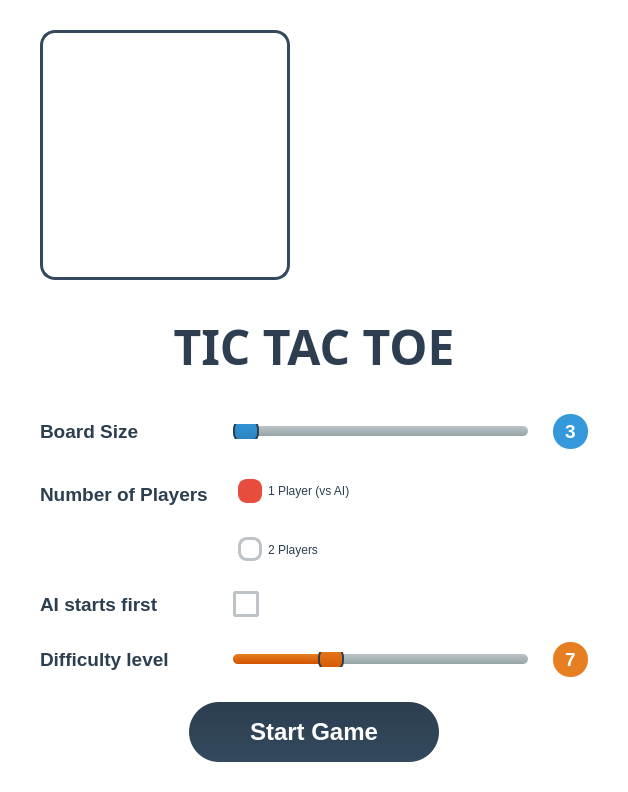
<?xml version="1.0" encoding="UTF-8"?>
<ui version="4.0">
 <class>TitleScreen</class>
 <widget class="QMainWindow" name="TitleScreen">
  <property name="geometry">
   <rect>
    <x>0</x>
    <y>0</y>
    <width>628</width>
    <height>792</height>
   </rect>
  </property>
  <property name="minimumSize">
   <size>
    <width>628</width>
    <height>792</height>
   </size>
  </property>
  <property name="maximumSize">
   <size>
    <width>628</width>
    <height>792</height>
   </size>
  </property>
  <property name="windowTitle">
   <string>Tic Tac Toe Session</string>
  </property>
  <property name="styleSheet">
   <string notr="true">QMainWindow {
    background: qlineargradient(x1:0, y1:0, x2:0, y2:1, stop:0 #f8f9fa, stop:1 #e9ecef);
}

QWidget {
    background-color: transparent;
    color: #2c3e50;
}</string>
  </property>
  <widget class="QWidget" name="centralwidget">
   <layout class="QVBoxLayout" name="mainLayout">
    <property name="spacing">
     <number>25</number>
    </property>
    <property name="leftMargin">
     <number>40</number>
    </property>
    <property name="topMargin">
     <number>30</number>
    </property>
    <property name="rightMargin">
     <number>40</number>
    </property>
    <property name="bottomMargin">
     <number>30</number>
    </property>
    <item>
     <widget class="QLabel" name="gameIcon">
      <property name="sizePolicy">
       <sizepolicy hsizetype="Fixed" vsizetype="Fixed">
        <horstretch>0</horstretch>
        <verstretch>0</verstretch>
       </sizepolicy>
      </property>
      <property name="minimumSize">
       <size>
        <width>250</width>
        <height>250</height>
       </size>
      </property>
      <property name="maximumSize">
       <size>
        <width>250</width>
        <height>250</height>
       </size>
      </property>
      <property name="styleSheet">
       <string notr="true">QLabel {
    background-color: white;
    border: 3px solid #34495e;
    border-radius: 15px;
    padding: 20px;
}</string>
      </property>
      <property name="text">
       <string/>
      </property>
      <property name="alignment">
       <set>Qt::AlignmentFlag::AlignCenter</set>
      </property>
     </widget>
    </item>
    <item alignment="Qt::AlignmentFlag::AlignRight|Qt::AlignmentFlag::AlignTop">
     <widget class="QLabel" name="titleLabel">
      <property name="minimumSize">
       <size>
        <width>548</width>
        <height>84</height>
       </size>
      </property>
      <property name="font">
       <font>
        <family>Arial Black</family>
        <pointsize>42</pointsize>
        <bold>true</bold>
       </font>
      </property>
      <property name="styleSheet">
       <string notr="true">QLabel {
    color: #2c3e50;
    background-color: transparent;
    text-shadow: 2px 2px 4px rgba(0,0,0,0.1);
}</string>
      </property>
      <property name="text">
       <string>&lt;html&gt;&lt;head/&gt;&lt;body&gt;&lt;p&gt;&lt;span style=&quot; font-size:36pt;&quot;&gt;TIC TAC TOE&lt;/span&gt;&lt;/p&gt;&lt;/body&gt;&lt;/html&gt;</string>
      </property>
      <property name="alignment">
       <set>Qt::AlignmentFlag::AlignCenter</set>
      </property>
     </widget>
    </item>
    <item>
     <layout class="QFormLayout" name="optionsLayout">
      <property name="horizontalSpacing">
       <number>25</number>
      </property>
      <property name="verticalSpacing">
       <number>25</number>
      </property>
      <item row="0" column="0">
       <widget class="QLabel" name="boardSizeLabel">
        <property name="font">
         <font>
          <family>Arial</family>
          <pointsize>14</pointsize>
          <bold>true</bold>
         </font>
        </property>
        <property name="styleSheet">
         <string notr="true">QLabel {
    color: #2c3e50;
}</string>
        </property>
        <property name="text">
         <string>Board Size</string>
        </property>
       </widget>
      </item>
      <item row="0" column="1">
       <layout class="QHBoxLayout" name="boardSizeLayout">
        <item>
         <widget class="QSlider" name="boardSize">
          <property name="styleSheet">
           <string notr="true">QSlider::groove:horizontal {
    background: qlineargradient(x1:0, y1:0, x2:0, y2:1, stop:0 #bdc3c7, stop:1 #95a5a6);
    height: 10px;
    border-radius: 5px;
}

QSlider::handle:horizontal {
    background: qlineargradient(x1:0, y1:0, x2:0, y2:1, stop:0 #3498db, stop:1 #2980b9);
    border: 2px solid #2c3e50;
    width: 22px;
    height: 22px;
    border-radius: 11px;
    margin: -8px 0;
}

QSlider::sub-page:horizontal {
    background: qlineargradient(x1:0, y1:0, x2:0, y2:1, stop:0 #3498db, stop:1 #2980b9);
    border-radius: 5px;
}</string>
          </property>
          <property name="minimum">
           <number>3</number>
          </property>
          <property name="maximum">
           <number>10</number>
          </property>
          <property name="value">
           <number>3</number>
          </property>
          <property name="orientation">
           <enum>Qt::Orientation::Horizontal</enum>
          </property>
         </widget>
        </item>
        <item>
         <widget class="QLabel" name="boardSizeValue">
          <property name="minimumSize">
           <size>
            <width>35</width>
            <height>35</height>
           </size>
          </property>
          <property name="font">
           <font>
            <pointsize>14</pointsize>
            <bold>true</bold>
           </font>
          </property>
          <property name="styleSheet">
           <string notr="true">QLabel {
    background-color: #3498db;
    color: white;
    border-radius: 17px;
    padding: 5px;
}</string>
          </property>
          <property name="text">
           <string>3</string>
          </property>
          <property name="alignment">
           <set>Qt::AlignmentFlag::AlignCenter</set>
          </property>
         </widget>
        </item>
       </layout>
      </item>
      <item row="1" column="0">
       <widget class="QLabel" name="playersLabel">
        <property name="font">
         <font>
          <family>Arial</family>
          <pointsize>14</pointsize>
          <bold>true</bold>
         </font>
        </property>
        <property name="styleSheet">
         <string notr="true">QLabel {
    color: #2c3e50;
}</string>
        </property>
        <property name="text">
         <string>Number of Players</string>
        </property>
       </widget>
      </item>
      <item row="1" column="1">
       <layout class="QVBoxLayout" name="playersLayout">
        <item>
         <widget class="QRadioButton" name="onePlayer">
          <property name="font">
           <font>
            <pointsize>-1</pointsize>
           </font>
          </property>
          <property name="styleSheet">
           <string notr="true">QRadioButton {
    font-size: 12px;
    color: #2c3e50;
    padding: 5px;
}

QRadioButton::indicator {
    width: 18px;
    height: 18px;
}

QRadioButton::indicator::unchecked {
    border: 3px solid #bdc3c7;
    border-radius: 9px;
    background-color: white;
}

QRadioButton::indicator::checked {
    border: 3px solid #e74c3c;
    border-radius: 9px;
    background-color: #e74c3c;
}</string>
          </property>
          <property name="text">
           <string>1 Player (vs AI)</string>
          </property>
          <property name="checked">
           <bool>true</bool>
          </property>
         </widget>
        </item>
        <item>
         <widget class="QRadioButton" name="twoPlayers">
          <property name="font">
           <font>
            <pointsize>-1</pointsize>
           </font>
          </property>
          <property name="styleSheet">
           <string notr="true">QRadioButton {
    font-size: 12px;
    color: #2c3e50;
    padding: 5px;
}

QRadioButton::indicator {
    width: 18px;
    height: 18px;
}

QRadioButton::indicator::unchecked {
    border: 3px solid #bdc3c7;
    border-radius: 9px;
    background-color: white;
}

QRadioButton::indicator::checked {
    border: 3px solid #e74c3c;
    border-radius: 9px;
    background-color: #e74c3c;
}</string>
          </property>
          <property name="text">
           <string>2 Players</string>
          </property>
         </widget>
        </item>
       </layout>
      </item>
      <item row="2" column="0">
       <widget class="QLabel" name="aiStartsLabel">
        <property name="font">
         <font>
          <family>Arial</family>
          <pointsize>14</pointsize>
          <bold>true</bold>
         </font>
        </property>
        <property name="styleSheet">
         <string notr="true">QLabel {
    color: #2c3e50;
}</string>
        </property>
        <property name="text">
         <string>AI starts first</string>
        </property>
       </widget>
      </item>
      <item row="2" column="1">
       <widget class="QCheckBox" name="AIStarts">
        <property name="styleSheet">
         <string notr="true">QCheckBox::indicator {
    width: 20px;
    height: 20px;
}

QCheckBox::indicator::unchecked {
    border: 3px solid #bdc3c7;
    background-color: white;
    border-radius: 3px;
}

QCheckBox::indicator::checked {
    border: 3px solid #27ae60;
    background-color: #27ae60;
    border-radius: 3px;
}</string>
        </property>
        <property name="text">
         <string/>
        </property>
       </widget>
      </item>
      <item row="3" column="0">
       <widget class="QLabel" name="difficultyLabel">
        <property name="font">
         <font>
          <family>Arial</family>
          <pointsize>14</pointsize>
          <bold>true</bold>
         </font>
        </property>
        <property name="styleSheet">
         <string notr="true">QLabel {
    color: #2c3e50;
}</string>
        </property>
        <property name="text">
         <string>Difficulty level</string>
        </property>
       </widget>
      </item>
      <item row="3" column="1">
       <layout class="QHBoxLayout" name="difficultyLayout">
        <item>
         <widget class="QSlider" name="miniMaxDepth">
          <property name="styleSheet">
           <string notr="true">QSlider::groove:horizontal {
    background: qlineargradient(x1:0, y1:0, x2:0, y2:1, stop:0 #bdc3c7, stop:1 #95a5a6);
    height: 10px;
    border-radius: 5px;
}

QSlider::handle:horizontal {
    background: qlineargradient(x1:0, y1:0, x2:0, y2:1, stop:0 #e67e22, stop:1 #d35400);
    border: 2px solid #2c3e50;
    width: 22px;
    height: 22px;
    border-radius: 11px;
    margin: -8px 0;
}

QSlider::sub-page:horizontal {
    background: qlineargradient(x1:0, y1:0, x2:0, y2:1, stop:0 #e67e22, stop:1 #d35400);
    border-radius: 5px;
}</string>
          </property>
          <property name="minimum">
           <number>1</number>
          </property>
          <property name="maximum">
           <number>20</number>
          </property>
          <property name="value">
           <number>7</number>
          </property>
          <property name="orientation">
           <enum>Qt::Orientation::Horizontal</enum>
          </property>
         </widget>
        </item>
        <item>
         <widget class="QLabel" name="miniMaxDepthValue">
          <property name="minimumSize">
           <size>
            <width>35</width>
            <height>35</height>
           </size>
          </property>
          <property name="font">
           <font>
            <pointsize>14</pointsize>
            <bold>true</bold>
           </font>
          </property>
          <property name="styleSheet">
           <string notr="true">QLabel {
    background-color: #e67e22;
    color: white;
    border-radius: 17px;
    padding: 5px;
}</string>
          </property>
          <property name="text">
           <string>7</string>
          </property>
          <property name="alignment">
           <set>Qt::AlignmentFlag::AlignCenter</set>
          </property>
         </widget>
        </item>
       </layout>
      </item>
     </layout>
    </item>
    <item>
     <spacer name="verticalSpacer">
      <property name="orientation">
       <enum>Qt::Orientation::Vertical</enum>
      </property>
      <property name="sizeHint" stdset="0">
       <size>
        <width>20</width>
        <height>20</height>
       </size>
      </property>
     </spacer>
    </item>
    <item>
     <layout class="QHBoxLayout" name="buttonLayout">
      <item>
       <spacer name="leftSpacer">
        <property name="orientation">
         <enum>Qt::Orientation::Horizontal</enum>
        </property>
        <property name="sizeHint" stdset="0">
         <size>
          <width>40</width>
          <height>20</height>
         </size>
        </property>
       </spacer>
      </item>
      <item>
       <widget class="QPushButton" name="startGame">
        <property name="minimumSize">
         <size>
          <width>250</width>
          <height>60</height>
         </size>
        </property>
        <property name="font">
         <font>
          <family>Arial</family>
          <pointsize>18</pointsize>
          <bold>true</bold>
         </font>
        </property>
        <property name="styleSheet">
         <string notr="true">QPushButton {
    background: qlineargradient(x1:0, y1:0, x2:0, y2:1, stop:0 #2c3e50, stop:1 #34495e);
    color: white;
    border: none;
    border-radius: 30px;
    padding: 15px 30px;
    text-shadow: 1px 1px 2px rgba(0,0,0,0.3);
}

QPushButton:hover {
    background: qlineargradient(x1:0, y1:0, x2:0, y2:1, stop:0 #34495e, stop:1 #2c3e50);
    transform: translateY(-2px);
}

QPushButton:pressed {
    background: qlineargradient(x1:0, y1:0, x2:0, y2:1, stop:0 #1a252f, stop:1 #2c3e50);
    transform: translateY(1px);
}</string>
        </property>
        <property name="text">
         <string>Start Game</string>
        </property>
       </widget>
      </item>
      <item>
       <spacer name="rightSpacer">
        <property name="orientation">
         <enum>Qt::Orientation::Horizontal</enum>
        </property>
        <property name="sizeHint" stdset="0">
         <size>
          <width>40</width>
          <height>20</height>
         </size>
        </property>
       </spacer>
      </item>
     </layout>
    </item>
   </layout>
  </widget>
 </widget>
 <resources/>
 <connections/>
</ui>
